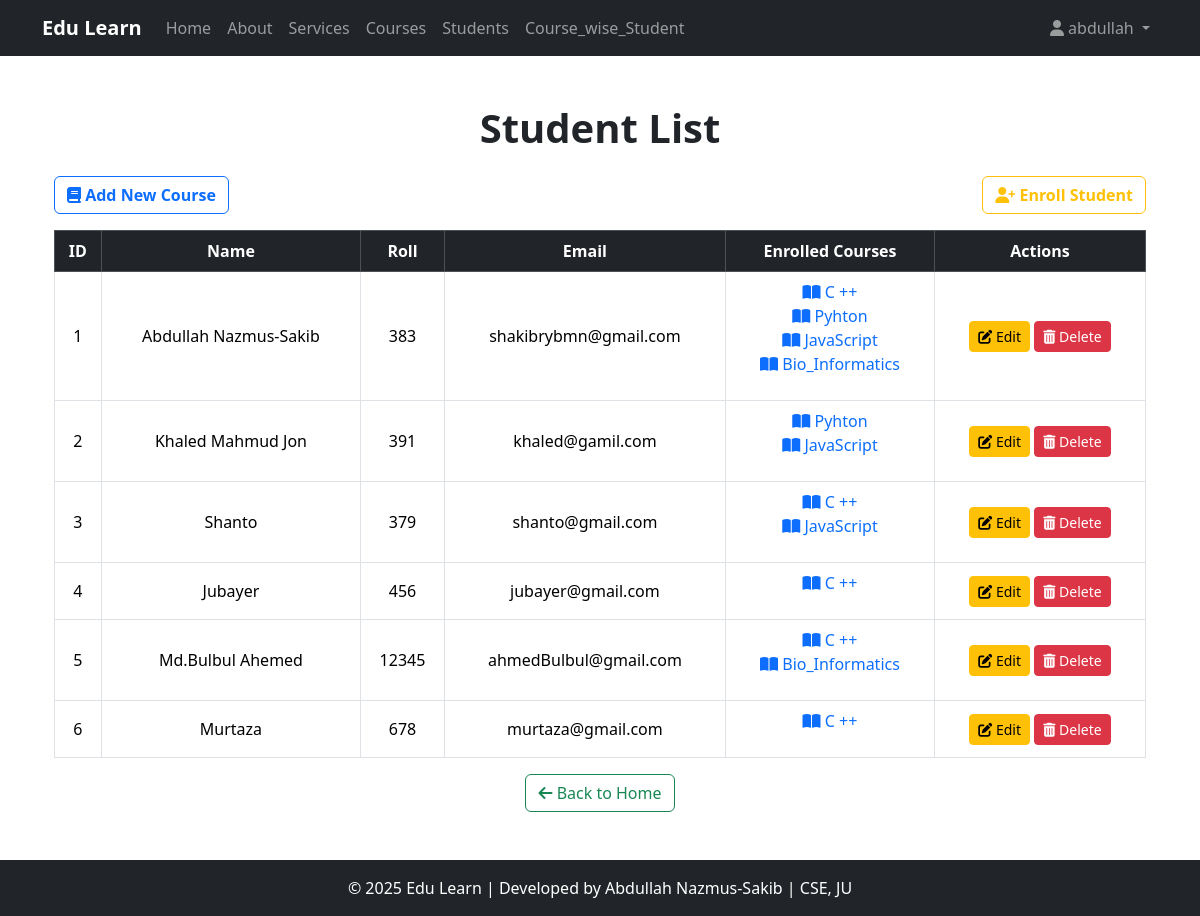
Screenshot of /student_list/ (signed in) with the database file from the repository.
### Course_app/models.py (models this page shows, shortened)
class Student(models.Model):
    user = models.OneToOneField(User, on_delete=models.CASCADE,null=True,blank=True)
    name = models.CharField(max_length=30)
    roll = models.IntegerField()
    email = models.EmailField(max_length=60,unique=True)
    enrolled_courses = models.ManyToManyField(Course, related_name="students")  # ✅ Changed related_name to plural
    completed_lesson = models.ManyToManyField(Lesson,related_name='completed_by',blank=True)

class Course(models.Model):
    title = models.CharField(max_length=25)
    descriptions = models.TextField()
    durations = models.IntegerField(help_text="Durations in hours")
    thumbnail = models.ImageField(upload_to="courses_thumbnail/", null=True, blank=True)
    created_at = models.DateTimeField(auto_now_add=True,null=True,blank=True)

### Course_app/views.py (the view)
# urls.py: path('student_list/',views.student_list,name='student_list'),
@login_required(login_url='login_user')
def student_list(request):
    students = Student.objects.all()
    context = {
        'check':1,
        'students':students
    }
    return render(request,html_path_for_student_list,context)

### templates/Course_app/student_list.html (shortened to what this page needs)
{% extends 'Course_app/base.html' %}
{% block content %}
<div class="container">
    <div class="text-center mb-4">
        <h1 class="fw-bold">
            {% if check == 2 %}
                Enrolled Students in <span class="text-danger">"{{ course.title }}"</span> Course
            {% elif check == 3 %}
                Student Information
            {% elif check == 1 %}
                Student List
            {% endif %}
        </h1>
    </div>
    <div class="d-flex justify-content-between mb-3">
        <a href="{% url 'create_course' %}" class="btn btn-outline-primary fw-bold">
            <i class="fas fa-book"></i> Add New Course
        </a>
        <a href="{% url 'Enroll_student' %}" class="btn btn-outline-warning fw-bold">
            <i class="fas fa-user-plus"></i> Enroll Student
        </a>
    </div>
    <div class="table-responsive">
        <table class="table table-bordered table-hover text-center align-middle">
            <thead class="table-dark">
                <tr>
                    <th>ID</th>
                    <th>Name</th>
                    <th>Roll</th>
                    <th>Email</th>
                    <th>Enrolled Courses</th>
                    <th>Actions</th>
                </tr>
            </thead>
            <tbody>
                {% if check == 3 %}
                    <tr>
                        <td>{{ student.id }}</td>
                        <td>{{ student.name }}</td>
                        <td>{{ student.roll }}</td>
                        <td>{{ student.email }}</td>
                        <td>
                            <ul class="list-unstyled">
                                {% for course in student.enrolled_courses.all %}
                                    <li>
                                        <a href="{% url 'coursedetails' course.id %}" class="text-decoration-none text-primary">
                                            <i class="fas fa-book-open"></i> {{ course.title }}
                                        </a>
                                    </li>
                                {% endfor %}
                            </ul>
                        </td>
                        <td>
                            <a href="{% url 'update_student' student.id %}" class="btn btn-sm btn-warning">
                                <i class="fas fa-edit"></i> Edit
                            </a>
                            <form action="{% url 'delete_student' student.id %}" class="d-inline">
                                {% csrf_token %}
                                <button type="submit" class="btn btn-sm btn-danger">
                                    <i class="fas fa-trash-alt"></i> Delete
                                </button>
                            </form>
                        </td>
                    </tr>
                {% else %}
                    {% for student in students %}
                        <tr>
                            <td>{{ forloop.counter }}</td>
                            <td>{{ student.name }}</td>
                            <td>{{ student.roll }}</td>
                            <td>{{ student.email }}</td>
                            <td>
                                <ul class="list-unstyled">
                                    {% for course in student.enrolled_courses.all %}
                                        <li>
                                            <a href="{% url 'coursedetails' course.id %}" class="text-decoration-none text-primary">
                                                <i class="fas fa-book-open"></i> {{ course.title }}
                                            </a>
                                        </li>
                                    {% endfor %}
                                </ul>
                            </td>
                            <td>
                                <a href="{% url 'update_student' student.id %}" class="btn btn-sm btn-warning">
                                    <i class="fas fa-edit"></i> Edit
                                </a>
                                <form action="{% url 'delete_student' student.id %}" class="d-inline">
                                    <button type="submit" class="btn btn-sm btn-danger">
                                        <i class="fas fa-trash-alt"></i> Delete
                                    </button>
                                </form>
                            </td>
                        </tr>
                    {% endfor %}
                {% endif %}
            </tbody>
        </table>
    </div>
    <div class="d-flex justify-content-center">
        <a href="{% url 'course_list' %}" class="btn btn-outline-success">
            <i class="fas fa-arrow-left"></i> Back to Home
        </a>
    </div>
</div>
{% endblock content %}

### templates/Course_app/base.html (shortened to what this page needs)
<!DOCTYPE html>
<html lang="en">
<head>
    {% load static %}
    <link href="https://cdn.jsdelivr.net/npm/bootstrap@5.3.3/dist/css/bootstrap.min.css" rel="stylesheet">
    <link rel="stylesheet" href="{% static 'Course_app/css/base.css' %}">
    <link rel="stylesheet" href="https://cdnjs.cloudflare.com/ajax/libs/font-awesome/6.7.2/css/all.min.css">
</head>
<body>
    {% include 'Course_app/navbar.html' %}
    <div class="container my-5 content-wrapper">
        {% block content %}{% endblock content %}
    </div>
    <footer class="bg-dark text-white text-center py-3">
        <p class="mb-0">&copy; 2025 Edu Learn | Developed by Abdullah Nazmus-Sakib | CSE, JU</p>
    </footer>
</body>
</html>

### templates/Course_app/navbar.html (shortened to what this page needs)
<nav class="navbar navbar-expand-lg navbar-dark bg-dark">
    <div class="container">
        <a class="navbar-brand fw-bold" href="{% url 'course_list' %}">Edu Learn</a>
        <div class="collapse navbar-collapse" id="navbarNav">
            <ul class="navbar-nav me-auto">
                <li class="nav-item">
                    <a class="nav-link {% if request.path == '/' %}active{% endif %}" href="{% url 'course_list' %}">Home</a>
                </li>
                <li class="nav-item">
                    <a class="nav-link" href="{% url 'about' %}">About</a>
                </li>
                <li class="nav-item">
                    <a class="nav-link" href="{% url 'services' %}">Services</a>
                </li>
                <li class="nav-item">
                    <a class="nav-link" href="{% url 'course_list' %}">Courses</a>
                </li>
                <li class="nav-item">
                    <a class="nav-link" href="{% url 'student_list' %}">Students</a>
                </li>
                <li class="nav-item">
                    <a class="nav-link" href="{% url 'Course_wise_Student' %}">Course_wise_Student</a>
                </li>
            </ul>
            <ul class="navbar-nav">
                <li class="nav-item dropdown">
                    <a class="nav-link dropdown-toggle" href="#" id="userDropdown" role="button" data-bs-toggle="dropdown" aria-expanded="false">
                        <i class="fas fa-user"></i>
                        {% if request.user.is_authenticated %}
                        {{ request.user.username }}
                        {% else %}
                            Account
                        {% endif %}
                    </a>
                </li>
            </ul>
        </div>
    </div>
</nav>

### static/Course_app/css/base.css (style rules this page uses)
html, body { height: 100%; }
body { display: flex; flex-direction: column; }
.content-wrapper { flex: 1; }
footer { margin-top: auto; }

### rows the page displays
Student: name "Abdullah Nazmus-Sakib", roll "383", email "shakibrybmn@gmail.com"
Course: title "C ++"
Course: title "Pyhton"
Course: title "JavaScript"
Course: title "Bio_Informatics"
Student: name "Khaled Mahmud Jon", roll "391", email "khaled@gamil.com"
Student: name "Shanto", roll "379", email "shanto@gmail.com"
Student: name "Jubayer", roll "456", email "jubayer@gmail.com"
Student: name "Md.Bulbul Ahemed", roll "12345", email "ahmedBulbul@gmail.com"
Student: name "Murtaza", roll "678", email "murtaza@gmail.com"

### other values shown
{{ request.user.username }} "abdullah"
